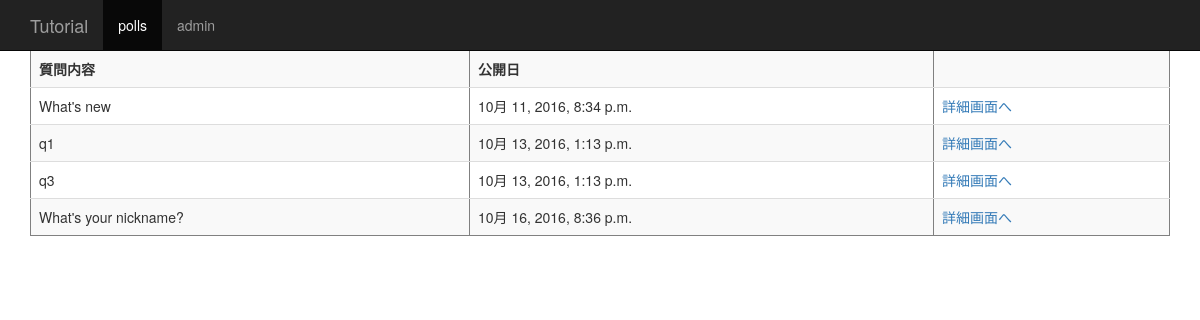
Screenshot of /polls/ with the database file from the repository.
### polls/models.py (models this page shows, shortened)
class Question(models.Model):
    question = models.CharField(max_length=200)
    pub_date = models.DateTimeField('date published')
    print('*********** class Qestion')
    def was_published_recently(self):
        print('*********** class Qestion:def was_published_recently')
        return self.pub_date >= timezone.now() - datetime.timedelta(days=1)
    was_published_recently.admin_oreder_field = 'pub_date'
    was_published_recently.boolean = True
    was_published_recently.short_description = 'Published recently?'
    print('*********** class Qestion:def after was_published_recently')

### polls/views.py (the view)
def index(request):
    return render(request, 'polls/index.html', {
        'questions': Question.objects.all(),
    })

### polls/templates/polls/index.html
{% extends "polls/base.html" %}
{% block contents %}
	<table border="1" class="table table-striped">
		<tr>
			<th>質問内容</th>
			<th>公開日</th>
			<th></th>
		</tr>
		{% for question in questions %}
		<tr>
			<td>{{ question.question }}</td>
			<td>{{ question.pub_date }} </td>
			<td><a href="{% url 'polls:detail' question.id %}">詳細画面へ</a></td>
		</tr>
		{% endfor %}
	</table>
{% endblock contents %}

### static/css/starter-template.css (style rules this page uses)
body { padding-top: 50px; }

### rows the page displays
Question: question "What's new", pub_date "10月 11, 2016, 8:34 p.m."
Question: question "q1", pub_date "10月 13, 2016, 1:13 p.m."
Question: question "q3", pub_date "10月 13, 2016, 1:13 p.m."
Question: question "What's your nickname?", pub_date "10月 16, 2016, 8:36 p.m."
